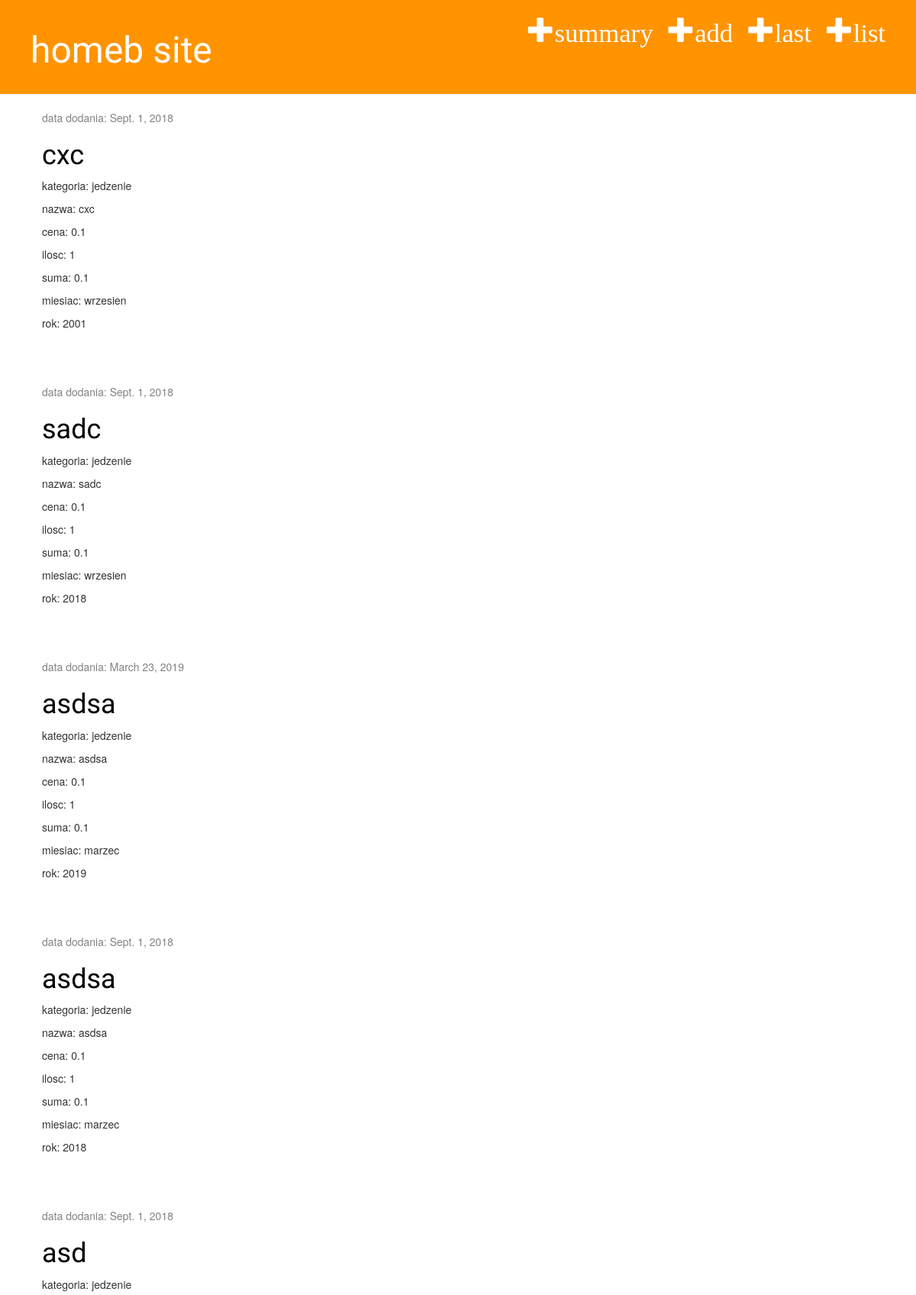
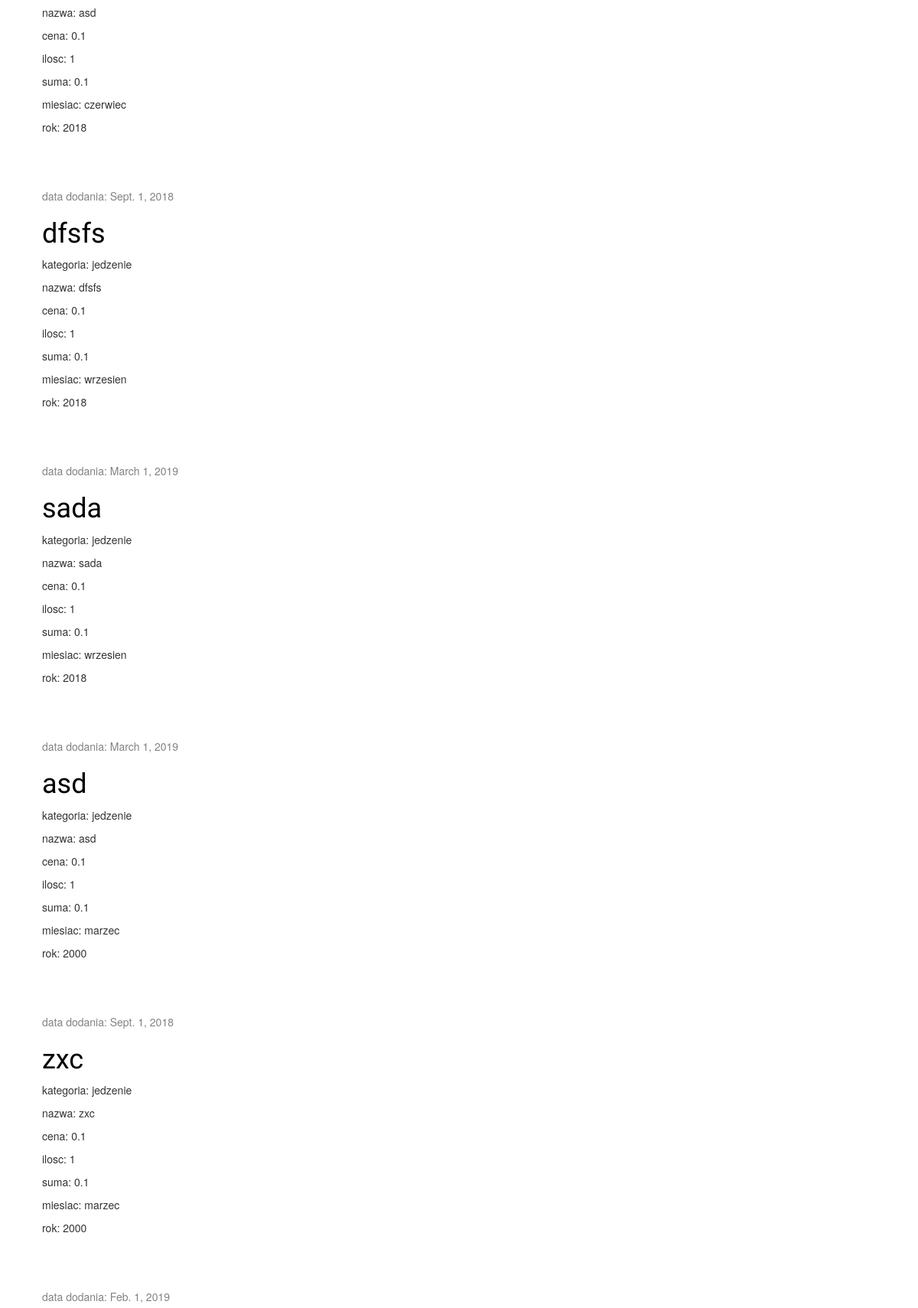
The page / (upper part) on the database its author committed (2 pictures, top to bottom).
### homeb_app/models.py (models this page shows, shortened)
class Zakup(models.Model):
    category = models.ForeignKey(Kategoria, on_delete=models.CASCADE, default=1)
    month = models.ForeignKey(Miesiac, on_delete=models.CASCADE)
    year = models.IntegerField()
    name = models.CharField(max_length=30)
    price = models.FloatField(default=0.1)
    quantity = models.IntegerField(default=1)
    total= models.FloatField(default=0.1)
    date = models.DateField(auto_now_add=True, blank=True)
    def amount(self):
        value = (self.price * self.quantity)
        return value

class Kategoria(models.Model):
    name = models.CharField(max_length=30)
    def __str__(self):
        return self.name

class Miesiac(models.Model):
    name = models.CharField(max_length=15)
    def __str__(self):
        return self.name

### homeb_app/views.py (the view)
# urls.py: path('', views.zakup_list, name='zakup_list'),
def zakup_list(request):
    zakupy = Zakup.objects.all()
    return render(request, 'homeb_app/zakup_list.html', {'zakupy': zakupy})

### homeb_app/templates/homeb_app/zakup_list.html
{% extends 'homeb_app/base.html' %}
    {% block content %}
        {% for zakup in zakupy %}
        <div class="post">
            <div class="date">
                <p>data dodania: {{ zakup.date }}</p>
            </div>
            <h1><a href="{% url 'zakup_detail' pk=zakup.pk %}">{{ zakup.name }}</a></h1>
                <p>kategoria: {{ zakup.category }}</p>
                <p>nazwa: {{ zakup.name }}</p>
                <p>cena: {{ zakup.price }}</p>
                <p>ilosc: {{ zakup.quantity }}</p>
                <p>suma: {{ zakup.amount }}</p>
                <p>miesiac: {{ zakup.month }}</p>
                <p>rok: {{ zakup.year }}</p>
            </div>
        {% endfor %}
    {% endblock %}

### homeb_app/static/css/homeb.css (style rules this page uses)
h1, h2, h3, h4 { font-family: 'Lobster', cursive; }
.date { color: #828282; }
.post { margin-bottom: 70px; }
.post h1 a, .post h1 a:visited { color: #000000; }

### rows shown on the page
Zakup: date "Sept. 1, 2018", name "cxc", category "jedzenie", price "0.1", quantity "1", amount "0.1", month "wrzesien", year "2001"
Zakup: date "Sept. 1, 2018", name "sadc", category "jedzenie", price "0.1", quantity "1", amount "0.1", month "wrzesien", year "2018"
Zakup: date "March 23, 2019", name "asdsa", category "jedzenie", price "0.1", quantity "1", amount "0.1", month "marzec", year "2019"
Zakup: date "Sept. 1, 2018", name "asdsa", category "jedzenie", price "0.1", quantity "1", amount "0.1", month "marzec", year "2018"
Zakup: date "Sept. 1, 2018", name "asd", category "jedzenie", price "0.1", quantity "1", amount "0.1", month "czerwiec", year "2018"
Zakup: date "Sept. 1, 2018", name "dfsfs", category "jedzenie", price "0.1", quantity "1", amount "0.1", month "wrzesien", year "2018"
Zakup: date "March 1, 2019", name "sada", category "jedzenie", price "0.1", quantity "1", amount "0.1", month "wrzesien", year "2018"
Zakup: date "March 1, 2019", name "asd", category "jedzenie", price "0.1", quantity "1", amount "0.1", month "marzec", year "2000"
Zakup: date "Sept. 1, 2018", name "zxc", category "jedzenie", price "0.1", quantity "1", amount "0.1", month "marzec", year "2000"
Zakup: date "Feb. 1, 2019"
